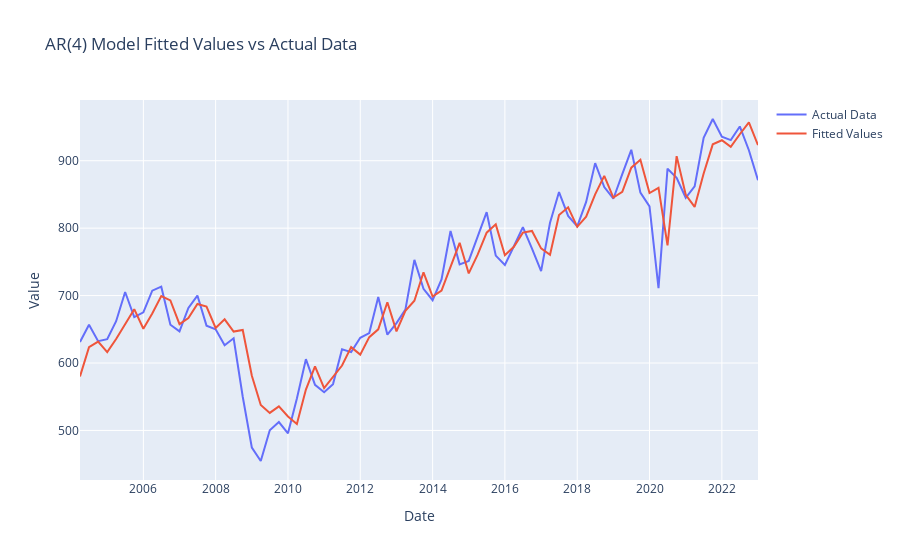

Notebook code for this chart:
### Code cell
fig = go.Figure()
fig.add_trace(go.Scatter(x=df_ns['DATE'], y=y, mode='lines', name='Actual Data'))
fig.add_trace(go.Scatter(x=df_ns['DATE'], y=fitted_values, mode='lines', name='Fitted Values'))
fig.update_layout(title='AR(4) Model Fitted Values vs Actual Data',
                  xaxis_title='Date', yaxis_title='Value')
fig.show()
